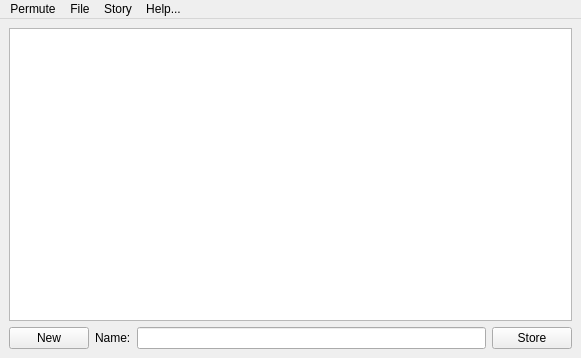
<?xml version="1.0" encoding="UTF-8"?>
<ui version="4.0">
 <class>PermuteWin</class>
 <widget class="QMainWindow" name="PermuteWin">
  <property name="geometry">
   <rect>
    <x>0</x>
    <y>0</y>
    <width>581</width>
    <height>358</height>
   </rect>
  </property>
  <property name="windowTitle">
   <string>Permute</string>
  </property>
  <property name="windowIcon">
   <iconset resource="../permute.qrc">
    <normaloff>:/deeptrim.png</normaloff>:/deeptrim.png</iconset>
  </property>
  <widget class="QWidget" name="centralwidget">
   <layout class="QGridLayout" name="gridLayout">
    <item row="0" column="0">
     <widget class="QListWidget" name="headerList">
      <property name="sizePolicy">
       <sizepolicy hsizetype="Expanding" vsizetype="Expanding">
        <horstretch>35</horstretch>
        <verstretch>0</verstretch>
       </sizepolicy>
      </property>
      <property name="editTriggers">
       <set>QAbstractItemView::NoEditTriggers</set>
      </property>
      <property name="dragEnabled">
       <bool>true</bool>
      </property>
      <property name="dragDropMode">
       <enum>QAbstractItemView::InternalMove</enum>
      </property>
     </widget>
    </item>
    <item row="1" column="0">
     <layout class="QHBoxLayout" name="storyButtons">
      <item>
       <widget class="QPushButton" name="newButton">
        <property name="text">
         <string>New</string>
        </property>
       </widget>
      </item>
      <item>
       <widget class="QLabel" name="paraNameLabel">
        <property name="text">
         <string>Name:</string>
        </property>
       </widget>
      </item>
      <item>
       <widget class="QLineEdit" name="textName"/>
      </item>
      <item>
       <widget class="QPushButton" name="storeButton">
        <property name="text">
         <string>Store</string>
        </property>
       </widget>
      </item>
     </layout>
    </item>
   </layout>
  </widget>
  <widget class="QMenuBar" name="menubar">
   <property name="geometry">
    <rect>
     <x>0</x>
     <y>0</y>
     <width>581</width>
     <height>25</height>
    </rect>
   </property>
   <widget class="QMenu" name="menuPermute">
    <property name="title">
     <string>Permute</string>
    </property>
    <addaction name="actionSettings"/>
    <addaction name="actionRestart"/>
    <addaction name="actionQuit"/>
   </widget>
   <widget class="QMenu" name="menuHelp">
    <property name="title">
     <string>Help...</string>
    </property>
    <addaction name="actionAbout"/>
    <addaction name="actionLicense"/>
   </widget>
   <widget class="QMenu" name="menuFile">
    <property name="title">
     <string>File</string>
    </property>
    <addaction name="actionSave"/>
    <addaction name="actionOpenFile"/>
   </widget>
   <widget class="QMenu" name="menuStory">
    <property name="title">
     <string>Story</string>
    </property>
    <addaction name="actionOpen"/>
    <addaction name="actionImportPara"/>
    <addaction name="actionWriteTxt"/>
    <addaction name="actionWriteHtml"/>
   </widget>
   <addaction name="menuPermute"/>
   <addaction name="menuFile"/>
   <addaction name="menuStory"/>
   <addaction name="menuHelp"/>
  </widget>
  <action name="actionQuit">
   <property name="text">
    <string>Quit</string>
   </property>
  </action>
  <action name="actionAbout">
   <property name="text">
    <string>About</string>
   </property>
  </action>
  <action name="actionRestart">
   <property name="text">
    <string>Restart</string>
   </property>
  </action>
  <action name="actionSettings">
   <property name="text">
    <string>Settings</string>
   </property>
  </action>
  <action name="actionOpen">
   <property name="text">
    <string>Open Story</string>
   </property>
  </action>
  <action name="actionSave">
   <property name="text">
    <string>Save</string>
   </property>
  </action>
  <action name="actionSaveAs">
   <property name="text">
    <string>Save As...</string>
   </property>
  </action>
  <action name="actionWriteTxt">
   <property name="text">
    <string>Export txt</string>
   </property>
  </action>
  <action name="actionImportPara">
   <property name="text">
    <string>Import Paragraph</string>
   </property>
  </action>
  <action name="actionWriteHtml">
   <property name="text">
    <string>Asciidoc </string>
   </property>
  </action>
  <action name="actionLicense">
   <property name="text">
    <string>License</string>
   </property>
  </action>
  <action name="actionOpenFile">
   <property name="text">
    <string>Open File</string>
   </property>
  </action>
 </widget>
 <resources>
  <include location="../permute.qrc"/>
 </resources>
 <connections/>
</ui>
